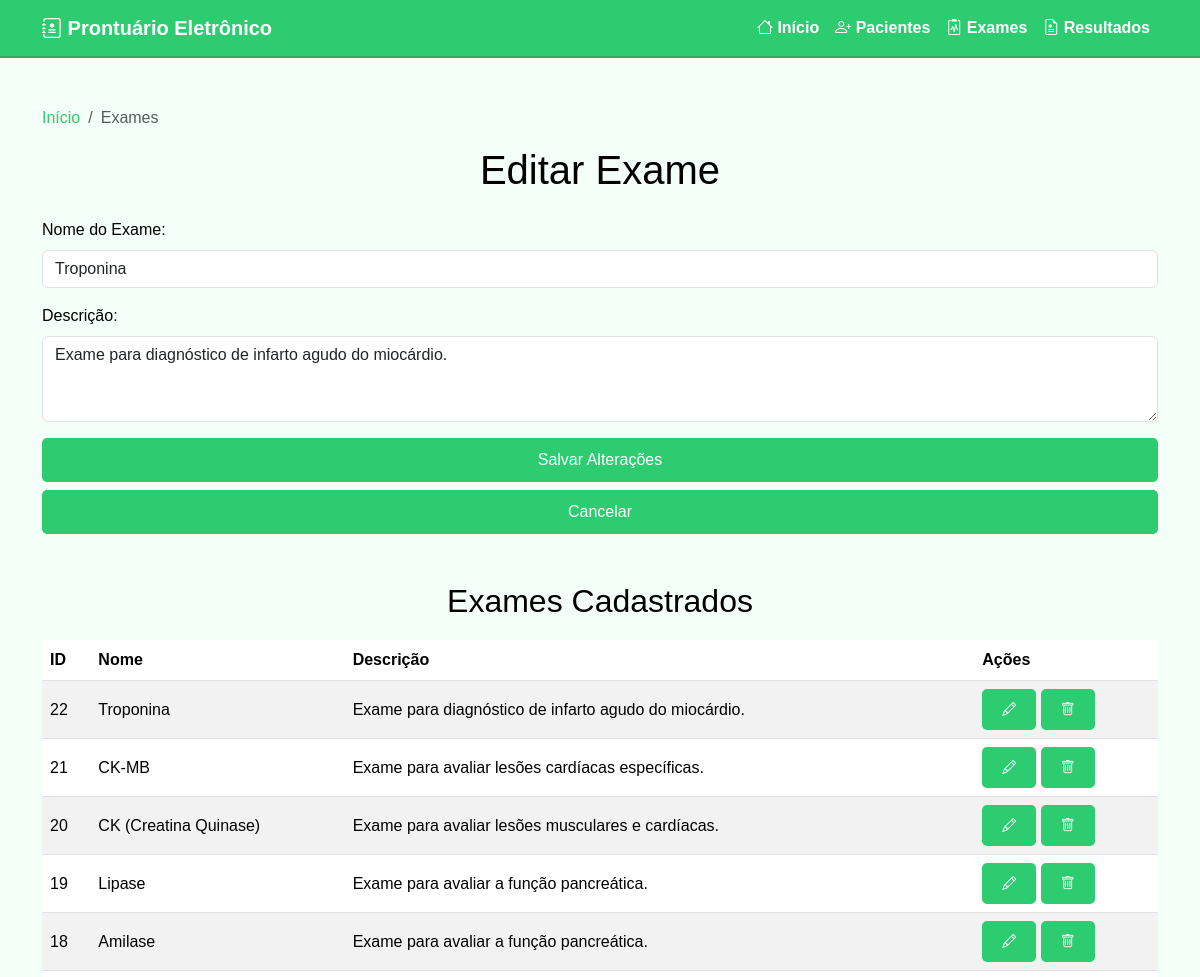
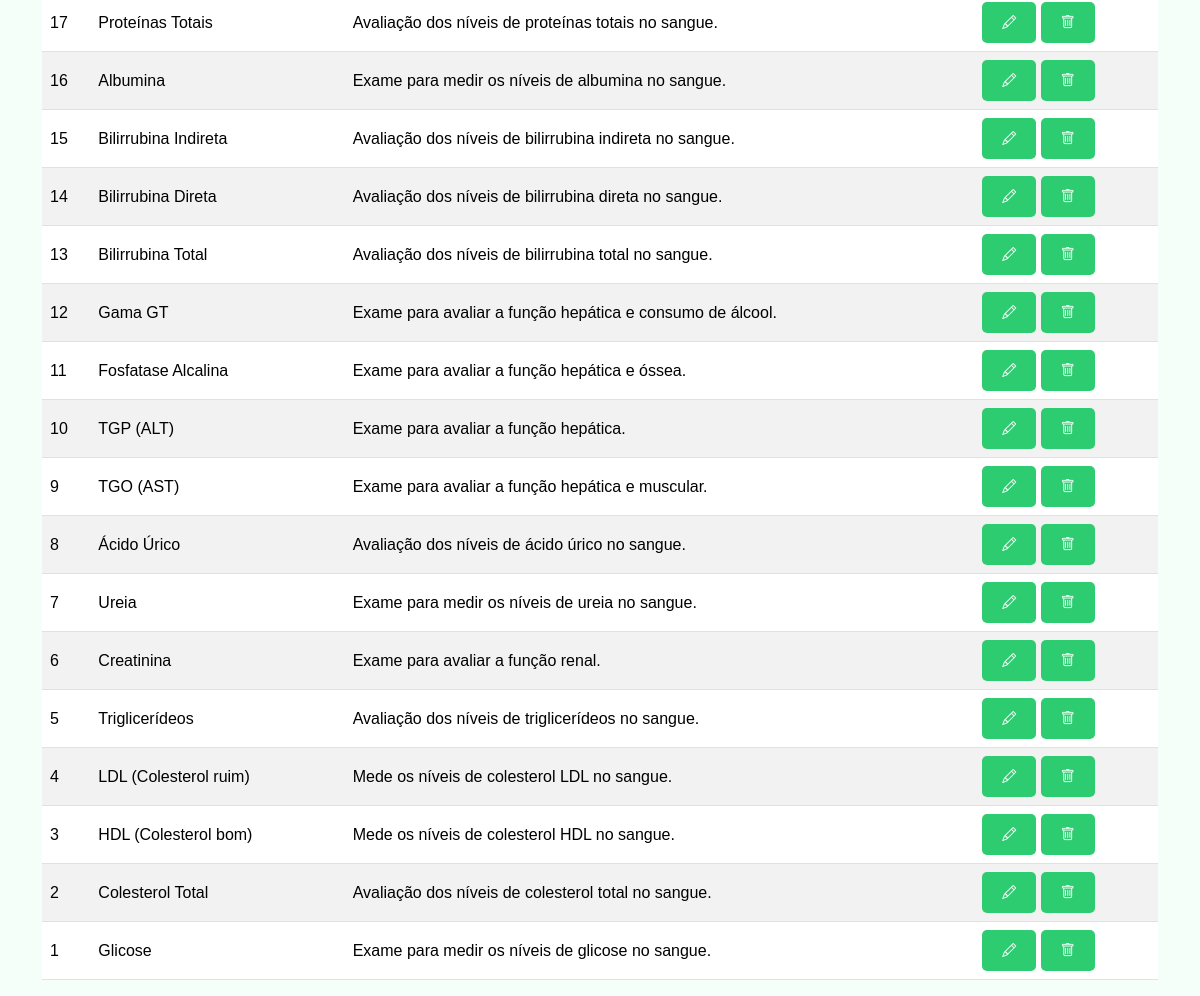
The app's page /php/views/cadastroExames.php?editar=22 with its own data (2 pictures, top to bottom).
### tables this page shows
CREATE TABLE IF NOT EXISTS exame (
    id INT AUTO_INCREMENT PRIMARY KEY,
    nome VARCHAR(255) NOT NULL,
    descricao TEXT
);

### php/models/Exame.php (called while the page is built, shortened)
<?php
class Exame {
    public static function listar($conn) {
        $result = $conn->query("SELECT * FROM exame ORDER BY id DESC");
        return $result;
    }
    public static function buscarPorId($conn, $id) {
        $stmt = $conn->prepare("SELECT * FROM exame WHERE id = ?");
        $stmt->bind_param("i", $id);
        $stmt->execute();
        return $stmt->get_result()->fetch_assoc();
    }
}
?>

### php/controllers/ExameController.php (called while the page is built, shortened)
<?php
require_once(__DIR__ . '/../models/Exame.php');
require_once(__DIR__ . '/../config/db.php');
class ExameController {
    public static function listar() {
        global $conn;
        return Exame::listar($conn);
    }
    public static function buscarPorId($id) {
        global $conn;
        return Exame::buscarPorId($conn, $id);
    }
}
?>

### php/views/cadastroExames.php (the view, shortened to what this page needs)
<?php
require_once(__DIR__ . '/../config/db.php');
require_once(__DIR__ . '/../controllers/ExameController.php');
$exameEdit = null;
if (isset($_GET['editar'])) {
    $exameEdit = ExameController::buscarPorId($_GET['editar']);
}
$exames = ExameController::listar();
?>
<!DOCTYPE html>
<html lang="pt-BR">
<head>
    <link href="https://cdn.jsdelivr.net/npm/bootstrap@5.3.0-alpha1/dist/css/bootstrap.min.css" rel="stylesheet">
    <link href="https://cdn.jsdelivr.net/npm/bootstrap-icons@1.11.3/font/bootstrap-icons.css" rel="stylesheet">
    <link rel="stylesheet" href="../assets/style.css">
</head>
<body>
    <?php include 'navbar.php'; ?>
    <div class="container mt-5">
        <nav aria-label="breadcrumb">
            <ol class="breadcrumb mt-3">
                <li class="breadcrumb-item"><a href="home.php">Início</a></li>
                <li class="breadcrumb-item active" aria-current="page">Exames</li>
            </ol>
        </nav>
        <h1 class="text-center mb-4"><?= $exameEdit ? 'Editar Exame' : 'Cadastro de Exames' ?></h1>
        <form method="POST" action="">
            <div class="mb-3">
                <label for="nome" class="form-label">Nome do Exame:</label>
                <input type="text" class="form-control" id="nome" name="nome" required value="<?= $exameEdit['nome'] ?? '' ?>">
            </div>
            <div class="mb-3">
                <label for="descricao" class="form-label">Descrição:</label>
                <textarea class="form-control" id="descricao" name="descricao" rows="3"><?= $exameEdit['descricao'] ?? '' ?></textarea>
            </div>
            <div class="d-grid">
                <?php if ($exameEdit): ?>
                    <button type="submit" name="salvar_edicao" class="btn btn-warning">Salvar Alterações</button>
                    <a href="cadastroExames.php" class="btn btn-secondary mt-2">Cancelar</a>
                <?php else: ?>
                    <button type="submit" name="cadastrar" class="btn btn-custom">Cadastrar Exame</button>
                <?php endif; ?>
            </div>
        </form>
        <h2 class="mt-5 text-center">Exames Cadastrados</h2>
        <div class="table-responsive">
            <table class="table table-striped align-middle">
                <thead>
                    <tr>
                        <th>ID</th>
                        <th>Nome</th>
                        <th>Descrição</th>
                        <th>Ações</th>
                    </tr>
                </thead>
                <tbody>
                    <?php while ($exame = $exames->fetch_assoc()): ?>
                    <tr>
                        <td><?= htmlspecialchars($exame['id']) ?></td>
                        <td><?= htmlspecialchars($exame['nome']) ?></td>
                        <td><?= htmlspecialchars($exame['descricao']) ?></td>
                        <td>
                            <a href="?editar=<?= $exame['id'] ?>" class="btn btn-sm btn-primary" title="Editar">
                                <i class="bi bi-pencil"></i>
                            </a>
                            <a href="?excluir=<?= $exame['id'] ?>" class="btn btn-sm btn-danger" title="Excluir"
                               onclick="return confirm('Tem certeza que deseja excluir este exame?');">
                                <i class="bi bi-trash"></i>
                            </a>
                        </td>
                    </tr>
                    <?php endwhile; ?>
                </tbody>
            </table>
        </div>
    </div>
</body>
</html>

### php/assets/style.css (style rules this page uses)
* { margin: 0; padding: 0; box-sizing: border-box; }
body { font-family: 'Arial', sans-serif; background-color: #f3fff8; color: #000000; margin: 0; padding: 0; }
h2 { color: #000000; margin-bottom: 20px; }
button, .btn { display: inline-block; padding: 10px 20px; border: none; border-radius: 5px; background-color: #2ecc71; color: #ffffff; text-align: center; cursor: pointer; transition: background-color 0.3s ease; }
.form-label { color: #000000; }
input { border: 1px solid #ddd; border-radius: 5px; padding: 10px; width: 100%; margin-bottom: 15px; }
a { color: #2ecc71; text-decoration: none; }

### records on screen
exame: nome "Troponina", descricao "Exame para diagnóstico de infarto agudo do miocárdio.", id "22"
exame: id "21", nome "CK-MB", descricao "Exame para avaliar lesões cardíacas específicas."
exame: id "20", nome "CK (Creatina Quinase)", descricao "Exame para avaliar lesões musculares e cardíacas."
exame: id "19", nome "Lipase", descricao "Exame para avaliar a função pancreática."
exame: id "18", nome "Amilase", descricao "Exame para avaliar a função pancreática."
exame: id "17", nome "Proteínas Totais", descricao "Avaliação dos níveis de proteínas totais no sangue."
exame: id "16", nome "Albumina", descricao "Exame para medir os níveis de albumina no sangue."
exame: id "15", nome "Bilirrubina Indireta", descricao "Avaliação dos níveis de bilirrubina indireta no sangue."
exame: id "14", nome "Bilirrubina Direta", descricao "Avaliação dos níveis de bilirrubina direta no sangue."
exame: id "13", nome "Bilirrubina Total", descricao "Avaliação dos níveis de bilirrubina total no sangue."
exame: id "12", nome "Gama GT", descricao "Exame para avaliar a função hepática e consumo de álcool."
exame: id "11", nome "Fosfatase Alcalina", descricao "Exame para avaliar a função hepática e óssea."
exame: id "10", nome "TGP (ALT)", descricao "Exame para avaliar a função hepática."
exame: id "9", nome "TGO (AST)", descricao "Exame para avaliar a função hepática e muscular."
exame: id "8", nome "Ácido Úrico", descricao "Avaliação dos níveis de ácido úrico no sangue."
exame: id "7", nome "Ureia", descricao "Exame para medir os níveis de ureia no sangue."
exame: id "6", nome "Creatinina", descricao "Exame para avaliar a função renal."
exame: id "5", nome "Triglicerídeos", descricao "Avaliação dos níveis de triglicerídeos no sangue."
exame: id "4", nome "LDL (Colesterol ruim)", descricao "Mede os níveis de colesterol LDL no sangue."
exame: id "3", nome "HDL (Colesterol bom)", descricao "Mede os níveis de colesterol HDL no sangue."
exame: id "2", nome "Colesterol Total", descricao "Avaliação dos níveis de colesterol total no sangue."
exame: id "1", nome "Glicose", descricao "Exame para medir os níveis de glicose no sangue."
